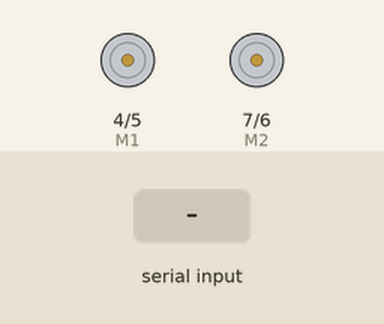
This sketch was run on a simulated Arduino Uno, built with avr-gcc and run on an emulated ATmega328P. Shown: direction and speed pins drawn as motors (green arrow = direction pin HIGH = forward, orange = LOW = backward, longer = more drive). The inputs (shaded band) are chosen by the test bench. What the sketch prints to the serial monitor is not drawn.

Above: at 1.2 s.
1.3 s: "r" received over Serial
3.8 s: "w90\n" received over Serial
At 5.5 s:
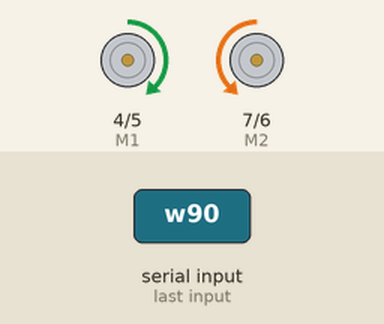
6.3 s: "a90\n" received over Serial
At 8.5 s:
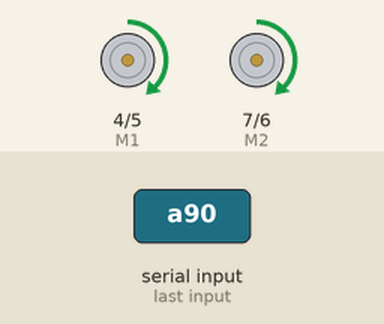
8.8 s: "a,45\n" received over Serial
At 10.6 s:
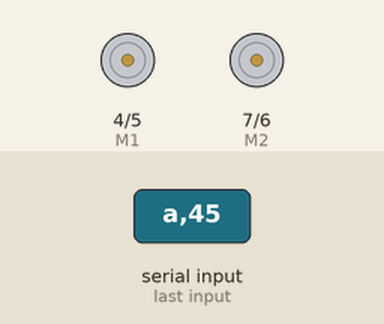
11.3 s: "d90\n" received over Serial
At 13.5 s:
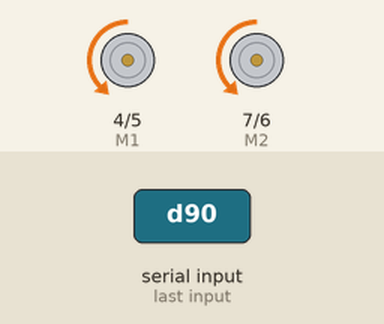
13.8 s: "s90\n" received over Serial
At 15.5 s:
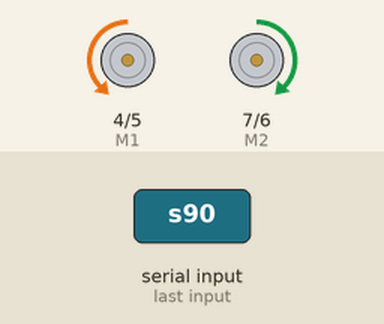
Timing chart, 0 to 17.0 s (numbered marks = the images above; inputs shaded):
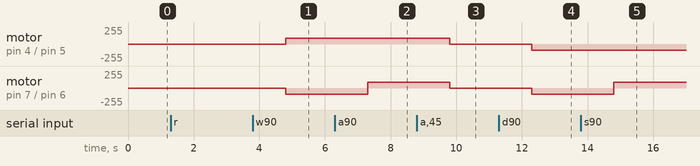

Measured:
- after the input at 3.8 s, motor on pin 4 (M1) / pin 5 (E1): stopped → forward 90/255 after 1.0 s; motor on pin 7 (M2) / pin 6 (E2): stopped → backward 90/255 after 1.0 s
- after the input at 6.3 s, motor on pin 7 (M2) / pin 6 (E2): backward 90/255 → forward 90/255 after 1.0 s
- after the input at 8.8 s, motor on pin 4 (M1) / pin 5 (E1), motor on pin 7 (M2) / pin 6 (E2): forward 90/255 → stopped after 1.0 s
- after the input at 11.3 s, motor on pin 4 (M1) / pin 5 (E1), motor on pin 7 (M2) / pin 6 (E2): stopped → backward 90/255 after 1.0 s
- after the input at 13.8 s, motor on pin 7 (M2) / pin 6 (E2): backward 90/255 → forward 90/255 after 1.0 s

The sketch:

motor_control4.ino
```cpp
int E1 = 5;     //M1 Speed Control
int E2 = 6;     //M2 Speed Control
int M1 = 4;    //M1 Direction Control
int M2 = 7;    //M1 Direction Control
#define shortSensor A0
#define longSensor A1
float sensorSValue, sensorLValue, cmS, cmL;

void setup() {
  int i;
  for (i = 4; i <= 7; i++){
     pinMode(i, OUTPUT);
  }
  pinMode(A0,INPUT);
  pinMode(A1,INPUT);
  Serial.begin(19200);      //Set Baud Rate
  Serial.println("Start");

}
void advance(int a, int b)         //Move forward
{
  analogWrite (E1, a);     //PWM Speed Control
  digitalWrite(M1, HIGH);
  analogWrite (E2, b);
  digitalWrite(M2, LOW);
}
void turn_L (int a, int b)            //Turn Left
{
  analogWrite (E1, a);
  digitalWrite(M1, HIGH);
  analogWrite (E2, b);
  digitalWrite(M2, HIGH);
}
void turn_R (int a, int b)            //Turn Right
{
  analogWrite (E1, a);
  digitalWrite(M1, LOW);
  analogWrite (E2, b);
  digitalWrite(M2, LOW);
}
void back_off (int a, int b)         //Move backward
{
  analogWrite (E1, a);
  digitalWrite(M1, LOW);
  analogWrite (E2, b);
  digitalWrite(M2, HIGH);
}
void leftSpeed (int a)         //MChange speed on lef-side
{
  analogWrite (E2, a);
  digitalWrite(M2, LOW);
}
void rightSpeed (int a)         //MChange speed on lef-side
{
  analogWrite (E1, a);
  digitalWrite(M1, HIGH);
}

void loop() {

  if (Serial.available() > 0) {
    String val = Serial.readString();
    //Serial.println("Input:" + val);
    if (val.startsWith("w")) { // Move forward
      val.remove(0,1);
      advance(val.toInt(),val.toInt());
    } else if (val.startsWith("a")) { //Turn left
       val.remove(0,1);
       turn_L(val.toInt(),val.toInt());
    } else if (val.startsWith("d")) { //Turn right
       val.remove(0,1);
       turn_R(val.toInt(),val.toInt());
    } else if (val.startsWith("s")) { //Move backwards
       val.remove(0,1);
       back_off(val.toInt(),val.toInt());
    } else if (val.startsWith("l")) {
      val.remove(0,1);
      leftSpeed(val.toInt());
    }else if (val.startsWith("r")) {
      val.remove(0,1);
      rightSpeed(val.toInt());
    } else if(val.equals("vss")){
      // if input equals vss(voltage short sensor), read voltage
      sensorSValue=analogRead(shortSensor)*0.0048828125;
      cmS=pow(sensorSValue,-1)*13;
      delay(100);
      Serial.println("cm: ");
      Serial.println(cmS);
    } else if(val.equals("vls")){
      // if input equals vls(voltage long sensor), read voltage
      sensorLValue=analogRead(longSensor);
      cmL=10650.08*pow(sensorLValue,-0.935)-10;
      delay(100);
      Serial.println("cm: ");
      Serial.println(cmL);
    }
  } //end if
  //end loop
 }
```
